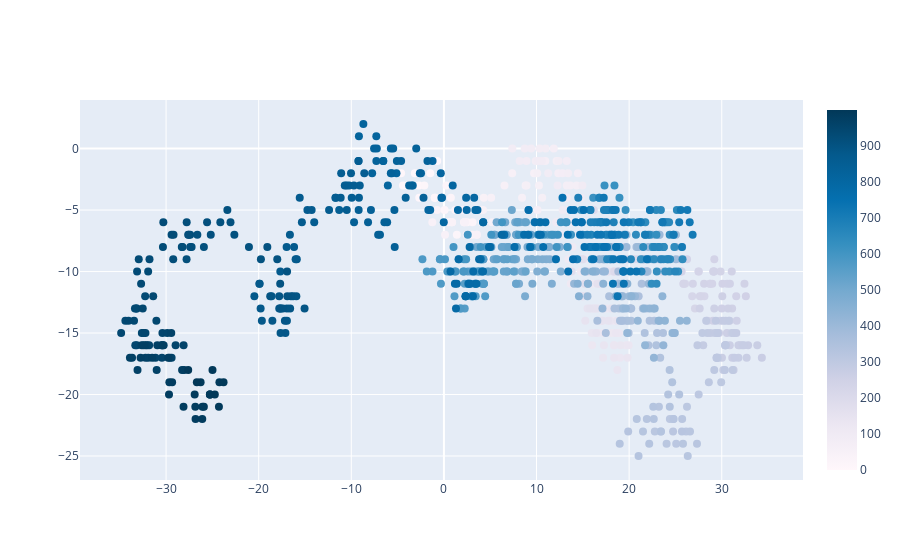

Notebook source saved alongside this figure:
### Code cell
import plotly.graph_objects as go
import numpy as np

l = 1000
x_steps = np.random.choice([-1, 1], size=l) + 0.5 * np.random.randn(l) # l steps
y_steps = np.random.choice([-1, 1], size=l) #+ 0.5 * np.random.randn(l) # l steps
x_position = np.cumsum(x_steps) # integrate the position by summing steps values
y_position = np.cumsum(y_steps) # integrate the position by summing steps values

fig = go.Figure(data=go.Scatter(
    x=x_position,
    y=y_position,
    mode='markers',
    name='Random Walk',
    marker=dict(
        color=np.arange(l),
        size=8,
        colorscale='PuBu',
        showscale=True
    )
))

fig.show()

### Figure 1 — Plotly figure (JSON) as saved in the notebook; plotly's stock layout.template omitted (floating-point values rounded to 4 significant figures; data arrays with more than 128 entries replaced by an {"elided": "..."} marker saying what was removed)
{"data": [{"marker": {"color": {"elided": "1000 int values"}, "colorscale": [[0, "rgb(255,247,251)"], [0.125, "rgb(236,231,242)"], [0.25, "rgb(208,209,230)"], [0.375, "rgb(166,189,219)"], [0.5, "rgb(116,169,207)"], [0.625, "rgb(54,144,192)"], [0.75, "rgb(5,112,176)"], [0.875, "rgb(4,90,141)"], [1, "rgb(2,56,88)"]], "showscale": true, "size": 8}, "mode": "markers", "name": "Random Walk", "type": "scatter", "x": {"elided": "1000 float values"}, "y": {"elided": "1000 int values"}}], "layout": {}}
